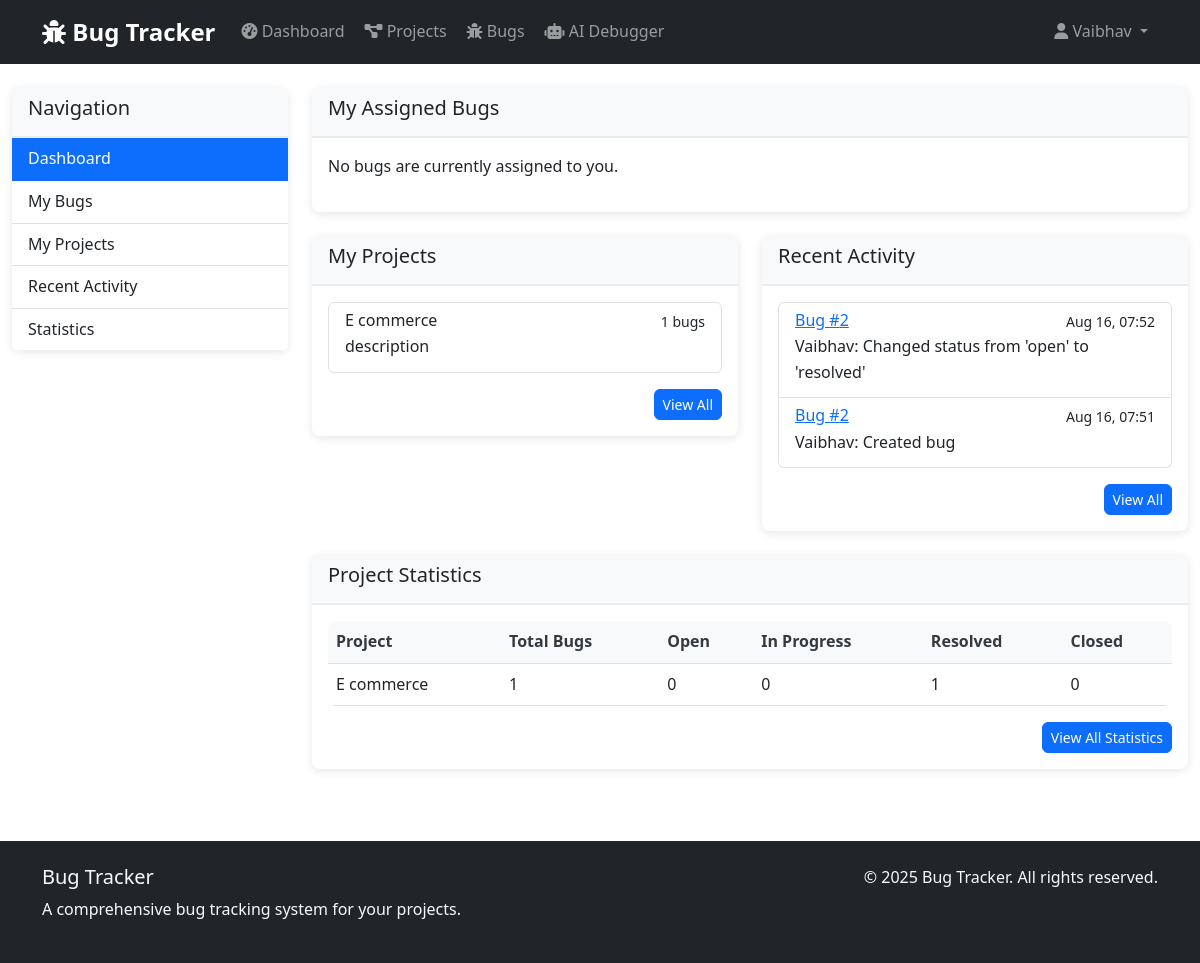
The page /dashboard/ (signed in) on the database its author committed.
### projects/models.py (models this page shows, shortened)
class Project(models.Model):
    name = models.CharField(max_length=100)
    description = models.TextField()
    start_date = models.DateField(auto_now_add=True)
    end_date = models.DateField(null=True, blank=True)
    manager = models.ForeignKey(User, on_delete=models.CASCADE, related_name='managed_projects')
    members = models.ManyToManyField(User, related_name='projects')

### bugs/models.py (models this page shows, shortened)
class BugHistory(models.Model):
    bug = models.ForeignKey(Bug, on_delete=models.CASCADE, related_name='history')
    user = models.ForeignKey(User, on_delete=models.CASCADE)
    action = models.CharField(max_length=200)  # e.g., "Changed status from Open to In Progress"
    timestamp = models.DateTimeField(auto_now_add=True)
    class Meta:
        ordering = ['-timestamp']
        verbose_name_plural = "Bug histories"

class Bug(models.Model):
    STATUS_CHOICES = (
        ('open', 'Open'),
        ('in_progress', 'In Progress'),
        ('resolved', 'Resolved'),
        ('closed', 'Closed'),
        ('reopened', 'Reopened'),
    )
    PRIORITY_CHOICES = (
        ('low', 'Low'),
        ('medium', 'Medium'),
        ('high', 'High'),
        ('critical', 'Critical'),
    )
    SEVERITY_CHOICES = (
        ('minor', 'Minor'),
        ('major', 'Major'),
        ('critical', 'Critical'),
        ('blocker', 'Blocker'),
    )
    title = models.CharField(max_length=200)
    description = models.TextField()
    project = models.ForeignKey(Project, on_delete=models.CASCADE, related_name='bugs')
    project_version = models.ForeignKey(ProjectVersion, on_delete=models.SET_NULL,
                                        related_name='bugs', null=True, blank=True)
    status = models.CharField(max_length=20, choices=STATUS_CHOICES, default='open')
    priority = models.CharField(max_length=20, choices=PRIORITY_CHOICES, default='medium')
    severity = models.CharField(max_length=20, choices=SEVERITY_CHOICES, default='major')
    reported_by = models.ForeignKey(User, on_delete=models.CASCADE, related_name='reported_bugs')
    assigned_to = models.ForeignKey(User, on_delete=models.SET_NULL,
                                   related_name='assigned_bugs', null=True, blank=True)
    created_at = models.DateTimeField(auto_now_add=True)
    updated_at = models.DateTimeField(auto_now=True)
    resolved_at = models.DateTimeField(null=True, blank=True)
    tags = models.CharField(max_length=200, blank=True, null=True)
    class Meta:
        ordering = ['-created_at']

### dashboard/views.py (the view)
# urls.py: path('dashboard/', include('dashboard.urls')),
@login_required
def dashboard(request):
    assigned_bugs = Bug.objects.filter(assigned_to=request.user).order_by('-updated_at')[:5]
    user_projects = Project.objects.filter(members=request.user)
    recent_activity = BugHistory.objects.order_by('-timestamp')[:10]
    project_stats = []
    for project in user_projects:
        bugs = Bug.objects.filter(project=project)
        stats = {
            'project': project,
            'total_bugs': bugs.count(),
            'open_bugs': bugs.filter(status='open').count(),
            'in_progress_bugs': bugs.filter(status='in_progress').count(),
            'resolved_bugs': bugs.filter(status='resolved').count(),
            'closed_bugs': bugs.filter(status='closed').count(),
        }
        project_stats.append(stats)
    context = {
        'assigned_bugs': assigned_bugs,
        'user_projects': user_projects,
        'recent_activity': recent_activity,
        'project_stats': project_stats
    }
    return render(request, 'dashboard/index.html', context)

### dashboard/templates/dashboard/index.html (shortened to what this page needs)
{% extends 'base.html' %}
{% block content %}
<div class="container-fluid mt-4">
    <div class="row">
        <div class="col-md-3">
            <div class="card mb-4">
                <div class="card-header">
                    <h5>Navigation</h5>
                </div>
                <div class="list-group list-group-flush">
                    <a href="{% url 'dashboard:dashboard' %}" class="list-group-item list-group-item-action active">Dashboard</a>
                    <a href="{% url 'dashboard:my_bugs' %}" class="list-group-item list-group-item-action">My Bugs</a>
                    <a href="{% url 'dashboard:my_projects' %}" class="list-group-item list-group-item-action">My Projects</a>
                    <a href="{% url 'dashboard:recent_activity' %}" class="list-group-item list-group-item-action">Recent Activity</a>
                    <a href="{% url 'dashboard:statistics' %}" class="list-group-item list-group-item-action">Statistics</a>
                </div>
            </div>
        </div>
        <div class="col-md-9">
            <div class="row">
                <div class="col-md-12 mb-4">
                    <div class="card">
                        <div class="card-header">
                            <h5>My Assigned Bugs</h5>
                        </div>
                        <div class="card-body">
                            {% if assigned_bugs %}
                                <div class="table-responsive">
                                    <table class="table table-hover">
                                        <thead>
                                            <tr>
                                                <th>ID</th>
                                                <th>Title</th>
                                                <th>Project</th>
                                                <th>Status</th>
                                                <th>Priority</th>
                                                <th>Last Updated</th>
                                            </tr>
                                        </thead>
                                        <tbody>
                                            {% for bug in assigned_bugs %}
                                                <tr>
                                                    <td>{{ bug.id }}</td>
                                                    <td><a href="{% url 'bugs:bug_detail' bug.id %}">{{ bug.title }}</a></td>
                                                    <td>{{ bug.project.name }}</td>
                                                    <td><span class="badge bg-{{ bug.status|slugify }}">{{ bug.get_status_display }}</span></td>
                                                    <td><span class="badge bg-{{ bug.priority|slugify }}">{{ bug.get_priority_display }}</span></td>
                                                    <td>{{ bug.updated_at|date:"M d, Y" }}</td>
                                                </tr>
                                            {% endfor %}
                                        </tbody>
                                    </table>
                                </div>
                                <div class="text-end">
                                    <a href="{% url 'dashboard:my_bugs' %}" class="btn btn-sm btn-primary">View All</a>
                                </div>
                            {% else %}
                                <p>No bugs are currently assigned to you.</p>
                            {% endif %}
                        </div>
                    </div>
                </div>
            </div>
            <div class="row">
                <div class="col-md-6 mb-4">
                    <div class="card">
                        <div class="card-header">
                            <h5>My Projects</h5>
                        </div>
                        <div class="card-body">
                            {% if user_projects %}
                                <div class="list-group">
                                    {% for project in user_projects|slice:":5" %}
                                        <a href="{% url 'projects:project_detail' project.id %}" class="list-group-item list-group-item-action">
                                            <div class="d-flex w-100 justify-content-between">
                                                <h6 class="mb-1">{{ project.name }}</h6>
                                                <small>{{ project.bugs.count }} bugs</small>
                                            </div>
                                            <p class="mb-1 text-truncate">{{ project.description }}</p>
                                        </a>
                                    {% endfor %}
                                </div>
                                <div class="text-end mt-3">
                                    <a href="{% url 'dashboard:my_projects' %}" class="btn btn-sm btn-primary">View All</a>
                                </div>
                            {% else %}
                                <p>You're not assigned to any projects.</p>
                            {% endif %}
                        </div>
                    </div>
                </div>
                <div class="col-md-6 mb-4">
                    <div class="card">
                        <div class="card-header">
                            <h5>Recent Activity</h5>
                        </div>
                        <div class="card-body">
                            {% if recent_activity %}
                                <div class="list-group">
                                    {% for activity in recent_activity %}
                                        <div class="list-group-item">
                                            <div class="d-flex w-100 justify-content-between">
                                                <h6 class="mb-1">
                                                    <a href="{% url 'bugs:bug_detail' activity.bug.id %}">Bug #{{ activity.bug.id }}</a>
                                                </h6>
                                                <small>{{ activity.timestamp|date:"M d, H:i" }}</small>
                                            </div>
                                            <p class="mb-1">{{ activity.user.username }}: {{ activity.action }}</p>
                                        </div>
                                    {% endfor %}
                                </div>
                                <div class="text-end mt-3">
                                    <a href="{% url 'dashboard:recent_activity' %}" class="btn btn-sm btn-primary">View All</a>
                                </div>
                            {% else %}
                                <p>No recent activity.</p>
                            {% endif %}
                        </div>
                    </div>
                </div>
            </div>
            <div class="row">
                <div class="col-md-12 mb-4">
                    <div class="card">
                        <div class="card-header">
                            <h5>Project Statistics</h5>
                        </div>
                        <div class="card-body">
                            {% if project_stats %}
                                <div class="table-responsive">
                                    <table class="table">
                                        <thead>
                                            <tr>
                                                <th>Project</th>
                                                <th>Total Bugs</th>
                                                <th>Open</th>
                                                <th>In Progress</th>
                                                <th>Resolved</th>
                                                <th>Closed</th>
                                            </tr>
                                        </thead>
                                        <tbody>
                                            {% for stat in project_stats %}
                                                <tr>
                                                    <td>{{ stat.project.name }}</td>
                                                    <td>{{ stat.total_bugs }}</td>
                                                    <td>{{ stat.open_bugs }}</td>
                                                    <td>{{ stat.in_progress_bugs }}</td>
                                                    <td>{{ stat.resolved_bugs }}</td>
                                                    <td>{{ stat.closed_bugs }}</td>
                                                </tr>
                                            {% endfor %}
                                        </tbody>
                                    </table>
                                </div>
                                <div class="text-end">
                                    <a href="{% url 'dashboard:statistics' %}" class="btn btn-sm btn-primary">View All Statistics</a>
                                </div>
                            {% else %}
                                <p>No project statistics available.</p>
                            {% endif %}
                        </div>
                    </div>
                </div>
            </div>
        </div>
    </div>
</div>
{% endblock %}

### templates/base.html (shortened to what this page needs)
<!DOCTYPE html>
<html lang="en">
<head>
    <link href="https://cdn.jsdelivr.net/npm/bootstrap@5.3.0/dist/css/bootstrap.min.css" rel="stylesheet">
    <link rel="stylesheet" href="https://cdnjs.cloudflare.com/ajax/libs/font-awesome/6.4.0/css/all.min.css">
    {% load static %}
    <link rel="stylesheet" href="{% static 'css/custom.css' %}">
</head>
<body>
    <nav class="navbar navbar-expand-lg navbar-dark bg-dark">
        <div class="container">
            <a class="navbar-brand" href="{% url 'dashboard:dashboard' %}">
                <i class="fas fa-bug"></i> Bug Tracker
            </a>
            <div class="collapse navbar-collapse" id="navbarNav">
                <ul class="navbar-nav me-auto">
                    {% if user.is_authenticated %}
                        <li class="nav-item">
                            <a class="nav-link" href="{% url 'dashboard:dashboard' %}">
                                <i class="fas fa-tachometer-alt"></i> Dashboard
                            </a>
                        </li>
                        <li class="nav-item">
                            <a class="nav-link" href="{% url 'projects:project_list' %}">
                                <i class="fas fa-project-diagram"></i> Projects
                            </a>
                        </li>
                        <li class="nav-item">
                            <a class="nav-link" href="{% url 'bugs:bug_list' %}">
                                <i class="fas fa-bug"></i> Bugs
                            </a>
                        </li>
                        <li class="nav-item">
                            <a class="nav-link" href="{% url 'ai_debugger:analysis_home' %}">
                                <i class="fas fa-robot"></i> AI Debugger
                            </a>
                        </li>
                    {% endif %}
                </ul>
                <ul class="navbar-nav">
                    {% if user.is_authenticated %}
                        <li class="nav-item dropdown">
                            <a class="nav-link dropdown-toggle" href="#" id="navbarDropdown" role="button" data-bs-toggle="dropdown">
                                <i class="fas fa-user"></i> {{ user.username }}
                            </a>
                        </li>
                    {% endif %}
                </ul>
            </div>
        </div>
    </nav>
    <main>
        {% block content %}{% endblock %}
    </main>
    <footer class="bg-dark text-light mt-5 py-4">
        <div class="container">
            <div class="row">
                <div class="col-md-6">
                    <h5>Bug Tracker</h5>
                    <p>A comprehensive bug tracking system for your projects.</p>
                </div>
                <div class="col-md-6 text-end">
                    <p>&copy; 2025 Bug Tracker. All rights reserved.</p>
                </div>
            </div>
        </div>
    </footer>
</body>
</html>

### rows shown on the page
Project: name "E commerce", bugs.count "1", description "description", project.name "E commerce", total_bugs "1", open_bugs "0", in_progress_bugs "0", resolved_bugs "1", closed_bugs "0"
BugHistory: bug.id "2", timestamp "Aug 16, 07:52", user.username "Vaibhav", action "Changed status from 'open' to 'resolved'"
BugHistory: bug.id "2", timestamp "Aug 16, 07:51", user.username "Vaibhav", action "Created bug"

### other values the page prints
{{ user.username }} "Vaibhav"
